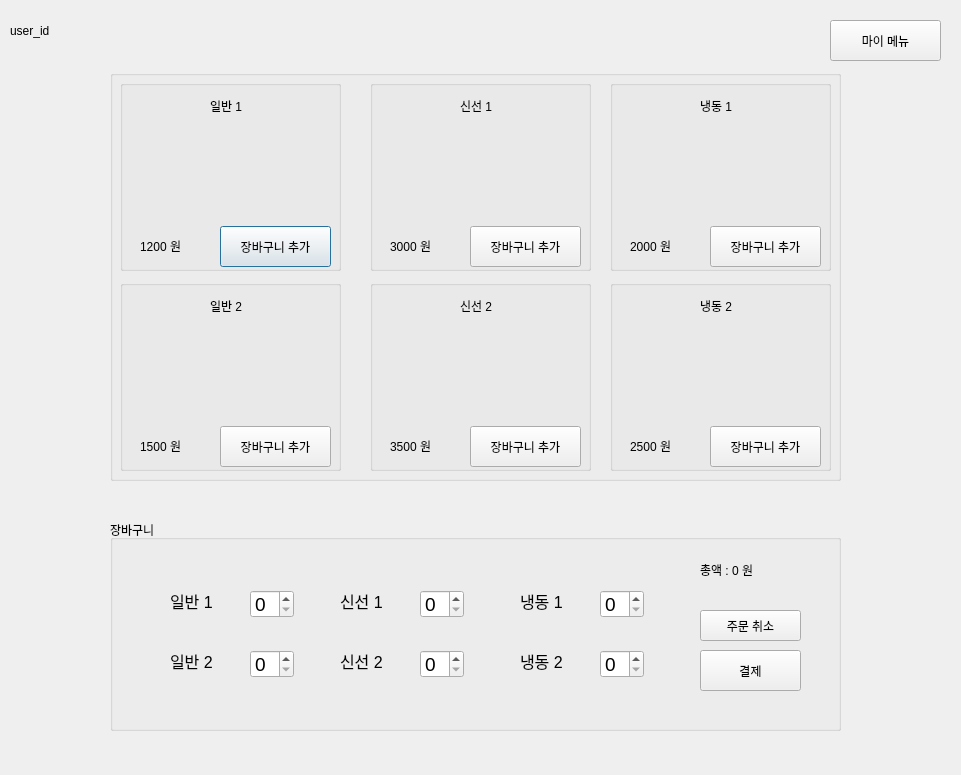
<?xml version="1.0" encoding="UTF-8"?>
<ui version="4.0">
 <class>Dialog</class>
 <widget class="QDialog" name="Dialog">
  <property name="geometry">
   <rect>
    <x>0</x>
    <y>0</y>
    <width>961</width>
    <height>775</height>
   </rect>
  </property>
  <property name="windowTitle">
   <string>Dialog</string>
  </property>
  <widget class="QLabel" name="user_id_">
   <property name="geometry">
    <rect>
     <x>10</x>
     <y>10</y>
     <width>351</width>
     <height>41</height>
    </rect>
   </property>
   <property name="text">
    <string>user_id</string>
   </property>
  </widget>
  <widget class="QGroupBox" name="groupBox">
   <property name="geometry">
    <rect>
     <x>110</x>
     <y>70</y>
     <width>731</width>
     <height>411</height>
    </rect>
   </property>
   <property name="title">
    <string/>
   </property>
   <widget class="QGroupBox" name="groupBox_2">
    <property name="geometry">
     <rect>
      <x>10</x>
      <y>10</y>
      <width>221</width>
      <height>191</height>
     </rect>
    </property>
    <property name="title">
     <string/>
    </property>
    <widget class="QLabel" name="image_1">
     <property name="geometry">
      <rect>
       <x>50</x>
       <y>50</y>
       <width>131</width>
       <height>91</height>
      </rect>
     </property>
     <property name="text">
      <string/>
     </property>
     <property name="scaledContents">
      <bool>true</bool>
     </property>
    </widget>
    <widget class="QLabel" name="label_2">
     <property name="geometry">
      <rect>
       <x>20</x>
       <y>150</y>
       <width>61</width>
       <height>31</height>
      </rect>
     </property>
     <property name="text">
      <string>1200 원</string>
     </property>
    </widget>
    <widget class="QPushButton" name="add_1">
     <property name="geometry">
      <rect>
       <x>100</x>
       <y>146</y>
       <width>111</width>
       <height>41</height>
      </rect>
     </property>
     <property name="text">
      <string>장바구니 추가</string>
     </property>
    </widget>
    <widget class="QLabel" name="label_10">
     <property name="geometry">
      <rect>
       <x>90</x>
       <y>10</y>
       <width>41</width>
       <height>31</height>
      </rect>
     </property>
     <property name="text">
      <string>일반 1</string>
     </property>
    </widget>
   </widget>
   <widget class="QGroupBox" name="groupBox_3">
    <property name="geometry">
     <rect>
      <x>10</x>
      <y>210</y>
      <width>221</width>
      <height>191</height>
     </rect>
    </property>
    <property name="title">
     <string/>
    </property>
    <widget class="QLabel" name="image_2">
     <property name="geometry">
      <rect>
       <x>50</x>
       <y>40</y>
       <width>121</width>
       <height>101</height>
      </rect>
     </property>
     <property name="text">
      <string/>
     </property>
     <property name="pixmap">
      <pixmap>:/image/1.png</pixmap>
     </property>
     <property name="scaledContents">
      <bool>true</bool>
     </property>
    </widget>
    <widget class="QLabel" name="label_3">
     <property name="geometry">
      <rect>
       <x>20</x>
       <y>150</y>
       <width>61</width>
       <height>31</height>
      </rect>
     </property>
     <property name="text">
      <string>1500 원</string>
     </property>
    </widget>
    <widget class="QPushButton" name="add_2">
     <property name="geometry">
      <rect>
       <x>100</x>
       <y>146</y>
       <width>111</width>
       <height>41</height>
      </rect>
     </property>
     <property name="text">
      <string>장바구니 추가</string>
     </property>
    </widget>
    <widget class="QLabel" name="label_11">
     <property name="geometry">
      <rect>
       <x>90</x>
       <y>10</y>
       <width>41</width>
       <height>31</height>
      </rect>
     </property>
     <property name="text">
      <string>일반 2</string>
     </property>
    </widget>
   </widget>
   <widget class="QGroupBox" name="groupBox_4">
    <property name="geometry">
     <rect>
      <x>260</x>
      <y>10</y>
      <width>221</width>
      <height>191</height>
     </rect>
    </property>
    <property name="title">
     <string/>
    </property>
    <widget class="QLabel" name="image_3">
     <property name="geometry">
      <rect>
       <x>40</x>
       <y>40</y>
       <width>141</width>
       <height>101</height>
      </rect>
     </property>
     <property name="text">
      <string/>
     </property>
     <property name="pixmap">
      <pixmap>:/image/1.png</pixmap>
     </property>
     <property name="scaledContents">
      <bool>true</bool>
     </property>
    </widget>
    <widget class="QLabel" name="label_4">
     <property name="geometry">
      <rect>
       <x>20</x>
       <y>150</y>
       <width>61</width>
       <height>31</height>
      </rect>
     </property>
     <property name="text">
      <string>3000 원</string>
     </property>
    </widget>
    <widget class="QPushButton" name="add_3">
     <property name="geometry">
      <rect>
       <x>100</x>
       <y>146</y>
       <width>111</width>
       <height>41</height>
      </rect>
     </property>
     <property name="text">
      <string>장바구니 추가</string>
     </property>
    </widget>
    <widget class="QLabel" name="label_12">
     <property name="geometry">
      <rect>
       <x>90</x>
       <y>10</y>
       <width>41</width>
       <height>31</height>
      </rect>
     </property>
     <property name="text">
      <string>신선 1</string>
     </property>
    </widget>
   </widget>
   <widget class="QGroupBox" name="groupBox_5">
    <property name="geometry">
     <rect>
      <x>260</x>
      <y>210</y>
      <width>221</width>
      <height>191</height>
     </rect>
    </property>
    <property name="title">
     <string/>
    </property>
    <widget class="QLabel" name="image_4">
     <property name="geometry">
      <rect>
       <x>30</x>
       <y>40</y>
       <width>151</width>
       <height>101</height>
      </rect>
     </property>
     <property name="text">
      <string/>
     </property>
     <property name="pixmap">
      <pixmap>:/image/1.png</pixmap>
     </property>
     <property name="scaledContents">
      <bool>true</bool>
     </property>
    </widget>
    <widget class="QLabel" name="label_7">
     <property name="geometry">
      <rect>
       <x>20</x>
       <y>150</y>
       <width>61</width>
       <height>31</height>
      </rect>
     </property>
     <property name="text">
      <string>3500 원</string>
     </property>
    </widget>
    <widget class="QPushButton" name="add_4">
     <property name="geometry">
      <rect>
       <x>100</x>
       <y>146</y>
       <width>111</width>
       <height>41</height>
      </rect>
     </property>
     <property name="text">
      <string>장바구니 추가</string>
     </property>
    </widget>
    <widget class="QLabel" name="label_13">
     <property name="geometry">
      <rect>
       <x>90</x>
       <y>10</y>
       <width>41</width>
       <height>31</height>
      </rect>
     </property>
     <property name="text">
      <string>신선 2</string>
     </property>
    </widget>
   </widget>
   <widget class="QGroupBox" name="groupBox_6">
    <property name="geometry">
     <rect>
      <x>500</x>
      <y>10</y>
      <width>221</width>
      <height>191</height>
     </rect>
    </property>
    <property name="title">
     <string/>
    </property>
    <widget class="QLabel" name="image_5">
     <property name="geometry">
      <rect>
       <x>30</x>
       <y>40</y>
       <width>151</width>
       <height>101</height>
      </rect>
     </property>
     <property name="text">
      <string/>
     </property>
     <property name="pixmap">
      <pixmap>:/image/1.png</pixmap>
     </property>
     <property name="scaledContents">
      <bool>true</bool>
     </property>
    </widget>
    <widget class="QLabel" name="label_8">
     <property name="geometry">
      <rect>
       <x>20</x>
       <y>150</y>
       <width>61</width>
       <height>31</height>
      </rect>
     </property>
     <property name="text">
      <string>2000 원</string>
     </property>
    </widget>
    <widget class="QPushButton" name="add_5">
     <property name="geometry">
      <rect>
       <x>100</x>
       <y>146</y>
       <width>111</width>
       <height>41</height>
      </rect>
     </property>
     <property name="text">
      <string>장바구니 추가</string>
     </property>
    </widget>
    <widget class="QLabel" name="label_15">
     <property name="geometry">
      <rect>
       <x>90</x>
       <y>10</y>
       <width>41</width>
       <height>31</height>
      </rect>
     </property>
     <property name="text">
      <string>냉동 1</string>
     </property>
    </widget>
   </widget>
   <widget class="QGroupBox" name="groupBox_7">
    <property name="geometry">
     <rect>
      <x>500</x>
      <y>210</y>
      <width>221</width>
      <height>191</height>
     </rect>
    </property>
    <property name="title">
     <string/>
    </property>
    <widget class="QLabel" name="image_6">
     <property name="geometry">
      <rect>
       <x>40</x>
       <y>40</y>
       <width>141</width>
       <height>101</height>
      </rect>
     </property>
     <property name="text">
      <string/>
     </property>
     <property name="pixmap">
      <pixmap>:/image/1.png</pixmap>
     </property>
     <property name="scaledContents">
      <bool>true</bool>
     </property>
    </widget>
    <widget class="QLabel" name="label_9">
     <property name="geometry">
      <rect>
       <x>20</x>
       <y>150</y>
       <width>61</width>
       <height>31</height>
      </rect>
     </property>
     <property name="text">
      <string>2500 원</string>
     </property>
    </widget>
    <widget class="QPushButton" name="add_6">
     <property name="geometry">
      <rect>
       <x>100</x>
       <y>146</y>
       <width>111</width>
       <height>41</height>
      </rect>
     </property>
     <property name="text">
      <string>장바구니 추가</string>
     </property>
    </widget>
    <widget class="QLabel" name="label_14">
     <property name="geometry">
      <rect>
       <x>90</x>
       <y>10</y>
       <width>41</width>
       <height>31</height>
      </rect>
     </property>
     <property name="text">
      <string>냉동 2</string>
     </property>
    </widget>
   </widget>
  </widget>
  <widget class="QGroupBox" name="groupBox_8">
   <property name="geometry">
    <rect>
     <x>110</x>
     <y>520</y>
     <width>731</width>
     <height>211</height>
    </rect>
   </property>
   <property name="title">
    <string>장바구니</string>
   </property>
   <widget class="QSpinBox" name="count6">
    <property name="geometry">
     <rect>
      <x>490</x>
      <y>130</y>
      <width>44</width>
      <height>28</height>
     </rect>
    </property>
    <property name="font">
     <font>
      <pointsize>14</pointsize>
     </font>
    </property>
   </widget>
   <widget class="QLabel" name="label_20">
    <property name="geometry">
     <rect>
      <x>410</x>
      <y>130</y>
      <width>71</width>
      <height>21</height>
     </rect>
    </property>
    <property name="font">
     <font>
      <pointsize>12</pointsize>
     </font>
    </property>
    <property name="text">
     <string>냉동 2</string>
    </property>
   </widget>
   <widget class="QLabel" name="label_18">
    <property name="geometry">
     <rect>
      <x>230</x>
      <y>130</y>
      <width>71</width>
      <height>21</height>
     </rect>
    </property>
    <property name="font">
     <font>
      <pointsize>12</pointsize>
     </font>
    </property>
    <property name="text">
     <string>신선 2</string>
    </property>
   </widget>
   <widget class="QLabel" name="label_19">
    <property name="geometry">
     <rect>
      <x>410</x>
      <y>70</y>
      <width>71</width>
      <height>21</height>
     </rect>
    </property>
    <property name="font">
     <font>
      <pointsize>12</pointsize>
     </font>
    </property>
    <property name="text">
     <string>냉동 1</string>
    </property>
   </widget>
   <widget class="QSpinBox" name="count5">
    <property name="geometry">
     <rect>
      <x>490</x>
      <y>70</y>
      <width>44</width>
      <height>28</height>
     </rect>
    </property>
    <property name="font">
     <font>
      <pointsize>14</pointsize>
     </font>
    </property>
   </widget>
   <widget class="QLabel" name="label">
    <property name="geometry">
     <rect>
      <x>60</x>
      <y>70</y>
      <width>71</width>
      <height>21</height>
     </rect>
    </property>
    <property name="font">
     <font>
      <pointsize>12</pointsize>
     </font>
    </property>
    <property name="text">
     <string>일반 1</string>
    </property>
   </widget>
   <widget class="QLabel" name="label_16">
    <property name="geometry">
     <rect>
      <x>60</x>
      <y>130</y>
      <width>71</width>
      <height>21</height>
     </rect>
    </property>
    <property name="font">
     <font>
      <pointsize>12</pointsize>
     </font>
    </property>
    <property name="text">
     <string>일반 2</string>
    </property>
   </widget>
   <widget class="QSpinBox" name="count2">
    <property name="geometry">
     <rect>
      <x>140</x>
      <y>130</y>
      <width>44</width>
      <height>28</height>
     </rect>
    </property>
    <property name="font">
     <font>
      <pointsize>14</pointsize>
     </font>
    </property>
   </widget>
   <widget class="QSpinBox" name="count4">
    <property name="geometry">
     <rect>
      <x>310</x>
      <y>130</y>
      <width>44</width>
      <height>28</height>
     </rect>
    </property>
    <property name="font">
     <font>
      <pointsize>14</pointsize>
     </font>
    </property>
   </widget>
   <widget class="QSpinBox" name="count1">
    <property name="geometry">
     <rect>
      <x>140</x>
      <y>70</y>
      <width>44</width>
      <height>28</height>
     </rect>
    </property>
    <property name="font">
     <font>
      <pointsize>14</pointsize>
     </font>
    </property>
   </widget>
   <widget class="QSpinBox" name="count3">
    <property name="geometry">
     <rect>
      <x>310</x>
      <y>70</y>
      <width>44</width>
      <height>28</height>
     </rect>
    </property>
    <property name="font">
     <font>
      <pointsize>14</pointsize>
     </font>
    </property>
   </widget>
   <widget class="QLabel" name="label_17">
    <property name="geometry">
     <rect>
      <x>230</x>
      <y>70</y>
      <width>71</width>
      <height>21</height>
     </rect>
    </property>
    <property name="font">
     <font>
      <pointsize>12</pointsize>
     </font>
    </property>
    <property name="text">
     <string>신선 1</string>
    </property>
   </widget>
   <widget class="QPushButton" name="cancel">
    <property name="geometry">
     <rect>
      <x>590</x>
      <y>90</y>
      <width>101</width>
      <height>31</height>
     </rect>
    </property>
    <property name="text">
     <string>주문 취소</string>
    </property>
   </widget>
   <widget class="QPushButton" name="purchase">
    <property name="geometry">
     <rect>
      <x>590</x>
      <y>130</y>
      <width>101</width>
      <height>41</height>
     </rect>
    </property>
    <property name="text">
     <string>결제</string>
    </property>
   </widget>
   <widget class="QLabel" name="total">
    <property name="geometry">
     <rect>
      <x>590</x>
      <y>40</y>
      <width>131</width>
      <height>20</height>
     </rect>
    </property>
    <property name="text">
     <string>총액 : 0 원</string>
    </property>
   </widget>
  </widget>
  <widget class="QPushButton" name="my_menu">
   <property name="geometry">
    <rect>
     <x>830</x>
     <y>20</y>
     <width>111</width>
     <height>41</height>
    </rect>
   </property>
   <property name="text">
    <string>마이 메뉴</string>
   </property>
  </widget>
 </widget>
 <resources>
  <include location="../../../../../deli_ws/deli_ui/User_UI/img/1.png"/>
 </resources>
 <connections/>
</ui>
